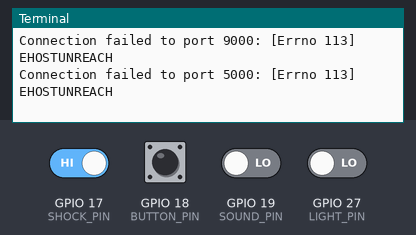
A program run on a simulated Raspberry Pi (BCM pin numbers). Parts: the last lines printed to the terminal. The inputs (shaded band) are chosen by the test bench; at power-on: GPIO 17 (SHOCK_PIN) HIGH, GPIO 18 (BUTTON_PIN), GPIO 19 (SOUND_PIN), GPIO 27 (LIGHT_PIN) LOW. Outgoing connections fail; threads take turns every 2 ms; the clock reads 2024-03-15 10:24:30 at power-on unless the program sets it.

Above: at 1.2 s.
1.3 s: GPIO 17 (SHOCK_PIN) driven LOW
At 2.7 s:
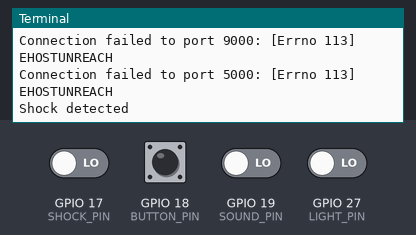
3.0 s: GPIO 18 (BUTTON_PIN) pulled HIGH for 0.15 s
At 4.5 s:
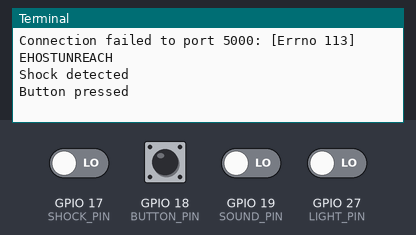
4.8 s: GPIO 19 (SOUND_PIN) driven HIGH
6.5 s: GPIO 27 (LIGHT_PIN) driven HIGH
At 7.8 s:
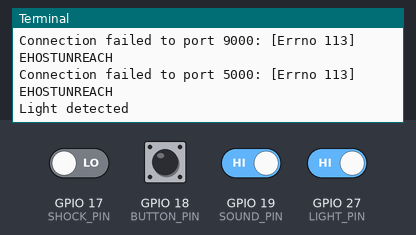

The program:

client.py
```python
import socket
import RPi.GPIO as GPIO
import smbus
import time
import threading

# 서버 설정
SERVER_IP = 'your ip address'
EVENT_PORT = 9000       # 이벤트용 포트
JOYSTICK_PORT = 5000    # 조이스틱용 포트

# 조이스틱 설정
address = 0x48
A0 = 0x40
A1 = 0x41
bus = smbus.SMBus(1)

# GPIO 핀 설정
SHOCK_PIN = 17
BUTTON_PIN = 18
SOUND_PIN = 19
LIGHT_PIN = 27

# 소켓 선언 (초기 None)
event_client = None
joystick_client = None

# 이벤트 큐
event_queue = []

# GPIO 설정
GPIO.setmode(GPIO.BCM)
GPIO.setup(SHOCK_PIN, GPIO.IN)
GPIO.setup(BUTTON_PIN, GPIO.IN, pull_up_down=GPIO.PUD_DOWN)
GPIO.setup(LIGHT_PIN, GPIO.IN)
GPIO.setup(SOUND_PIN, GPIO.IN)

# 0.2초동안 들어온 값 없도록 하기
def stable_input(pin, target_state, duration=0.2):
    start = time.time()
    while time.time() - start < duration:
        if GPIO.input(pin) != target_state:
            return False
        time.sleep(0.01)
    return True

# 이벤트 콜백
def shock_detected(channel):
    if stable_input(SHOCK_PIN, GPIO.LOW):
        print("Shock detected")
        event_queue.append("shock")

def button_pressed(channel):
    if stable_input(BUTTON_PIN, GPIO.LOW):
        print("Button pressed")
        event_queue.append("button")

def light_detected(channel):
    if stable_input(LIGHT_PIN, GPIO.HIGH):
        print("Light detected")
        event_queue.append("light")

def sound_detected(channel):
    if stable_input(SOUND_PIN, GPIO.HIGH):
        print("Sound detected")
        event_queue.append("sound")


# 이벤트 감지 등록
GPIO.add_event_detect(SHOCK_PIN, GPIO.FALLING, callback=shock_detected, bouncetime=200)
GPIO.add_event_detect(BUTTON_PIN, GPIO.FALLING, callback=button_pressed, bouncetime=200)
GPIO.add_event_detect(LIGHT_PIN, GPIO.RISING, callback=light_detected, bouncetime=200)
GPIO.add_event_detect(SOUND_PIN, GPIO.RISING, callback=sound_detected, bouncetime=200)

# 소켓 연결 함수
def connect_socket(port):
    while True:
        try:
            s = socket.socket(socket.AF_INET, socket.SOCK_STREAM)
            s.connect((SERVER_IP, port))
            print(f"Connected to port {port}")
            return s
        except Exception as e:
            print(f"Connection failed to port {port}: {e}")
            time.sleep(3)

# 이벤트 전송 스레드
def process_events():
    global event_client
    event_client = connect_socket(EVENT_PORT)

    while True:
        if event_queue:
            message = event_queue.pop(0)
            try:
                event_client.sendall(message.encode('utf-8'))
            except Exception as e:
                print("Event send error:", e)
                try:
                    event_client.close()
                except:
                    pass
                event_client = connect_socket(EVENT_PORT)
        time.sleep(0.05)

# 조이스틱 데이터 전송 스레드
def joystick_loop():
    global joystick_client
    joystick_client = connect_socket(JOYSTICK_PORT)

    while True:
        try:
            bus.write_byte(address, A0)
            time.sleep(0.01)
            value1 = bus.read_byte(address)

            bus.write_byte(address, A1)
            time.sleep(0.01)
            value2 = bus.read_byte(address)

            message = f"{value1},{value2}"
            joystick_client.sendall(message.encode('utf-8'))
            print("🎮 Joystick:", message)

        except Exception as e:
            print("Joystick error:", e)
            try:
                joystick_client.close()
            except:
                pass
            joystick_client = connect_socket(JOYSTICK_PORT)
        time.sleep(0.1)

# 스레드 시작
threading.Thread(target=process_events, daemon=True).start()
threading.Thread(target=joystick_loop, daemon=True).start()

# 메인 루프
try:
    while True:
        time.sleep(1)
except KeyboardInterrupt:
    print("Exiting...")
finally:
    GPIO.cleanup()
    if event_client:
        event_client.close()
    if joystick_client:
        joystick_client.close()
```

Measured:
- after the input at 1.3 s, the terminal: prints a new line after 0.20 s (image 1)
- after the input at 3.0 s, the terminal: prints a new line after 0.35 s (image 2)
- after the input at 6.5 s, the terminal: prints a new line after 0.20 s (image 3)
